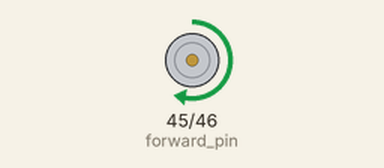
This sketch was run on a simulated ESP32. On the bench: motor-driver pin pairs drawn as motors (green arrow = first pin HIGH = forward, orange = second pin HIGH = backward, longer = more drive).

Above: at 1.5 s.
At 6.5 s:
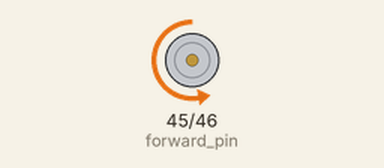
At 9.0 s:
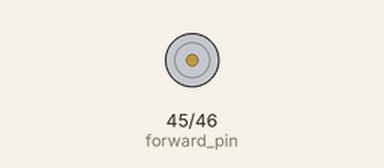
Timing chart, 0 to 13.0 s (numbered marks = the images above):
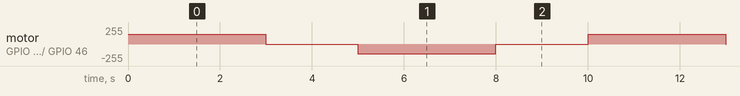

Measured:
- by itself, motor on GPIO 45 (forward_pin) / GPIO 46 (reverse_pin): repeats every 10.0 s: stopped 2.0 s, backward 149/255 3.0 s, stopped 2.0 s, forward 149/255 3.0 s

The sketch:

motor.ino
```cpp
const int forward_pin = 45;
const int reverse_pin = 46;

const int frequency = 15000;
const int resolution = 8;
const int forward_ch = 0;
const int reverse_ch = 1;

void setup()
{
  ledcSetup(reverse_ch, frequency, resolution);
  ledcAttachPin(reverse_pin, reverse_ch);

  ledcSetup(forward_ch, frequency, resolution);
  ledcAttachPin(forward_pin, forward_ch);
}

void loop()
{
    ledcWrite(forward_ch, 150);
    ledcWrite(reverse_ch, 0);
    delay(3000);
    ledcWrite(forward_ch, 0);
    ledcWrite(reverse_ch, 0);
    delay(2000);
    ledcWrite(forward_ch, 0);
    ledcWrite(reverse_ch, 150);
    delay(3000);
    ledcWrite(forward_ch, 0);
    ledcWrite(reverse_ch, 0);
    delay(2000);
}
```
